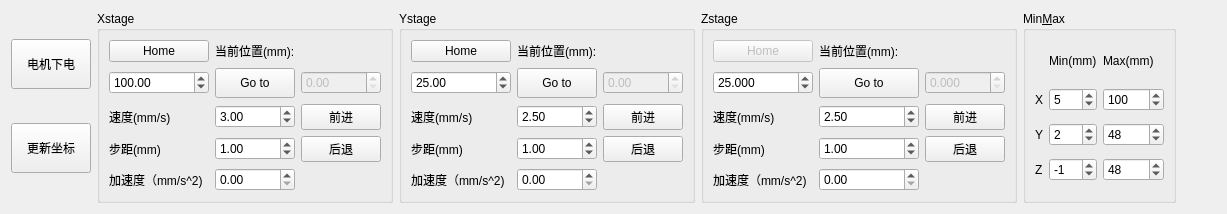
        <widget class="QWidget" name="StageTab">
         <attribute name="title">
          <string>电动滑台</string>
         </attribute>
         <layout class="QHBoxLayout" name="horizontalLayout_7">
          <item>
           <layout class="QVBoxLayout" name="verticalLayout_3">
            <item>
             <widget class="QPushButton" name="StageUninit">
              <property name="minimumSize">
               <size>
                <width>0</width>
                <height>50</height>
               </size>
              </property>
              <property name="text">
               <string>电机下电</string>
              </property>
             </widget>
            </item>
            <item>
             <widget class="QPushButton" name="InitStageButton">
              <property name="minimumSize">
               <size>
                <width>0</width>
                <height>50</height>
               </size>
              </property>
              <property name="maximumSize">
               <size>
                <width>300</width>
                <height>16777215</height>
               </size>
              </property>
              <property name="text">
               <string>更新坐标</string>
              </property>
             </widget>
            </item>
           </layout>
          </item>
          <item>
           <widget class="QGroupBox" name="XstageBox">
            <property name="maximumSize">
             <size>
              <width>16777215</width>
              <height>300</height>
             </size>
            </property>
            <property name="title">
             <string>Xstage</string>
            </property>
            <layout class="QGridLayout" name="gridLayout_7">
             <item row="5" column="1">
              <widget class="QDoubleSpinBox" name="XSpeed">
               <property name="maximum">
                <double>100.000000000000000</double>
               </property>
               <property name="value">
                <double>3.000000000000000</double>
               </property>
              </widget>
             </item>
             <item row="2" column="0">
              <widget class="QDoubleSpinBox" name="XPosition">
               <property name="minimumSize">
                <size>
                 <width>100</width>
                 <height>0</height>
                </size>
               </property>
               <property name="minimum">
                <double>0.000000000000000</double>
               </property>
               <property name="maximum">
                <double>10000.000000000000000</double>
               </property>
               <property name="value">
                <double>100.000000000000000</double>
               </property>
              </widget>
             </item>
             <item row="2" column="2">
              <widget class="QDoubleSpinBox" name="Xcurrent">
               <property name="enabled">
                <bool>false</bool>
               </property>
               <property name="maximum">
                <double>10000.000000000000000</double>
               </property>
              </widget>
             </item>
             <item row="1" column="0">
              <widget class="QPushButton" name="XHome">
               <property name="enabled">
                <bool>true</bool>
               </property>
               <property name="text">
                <string>Home</string>
               </property>
              </widget>
             </item>
             <item row="5" column="0">
              <widget class="QLabel" name="XSpeedlabel">
               <property name="text">
                <string>速度(mm/s)</string>
               </property>
              </widget>
             </item>
             <item row="1" column="1" colspan="2">
              <widget class="QLabel" name="XPositionLabel">
               <property name="maximumSize">
                <size>
                 <width>16777215</width>
                 <height>20</height>
                </size>
               </property>
               <property name="text">
                <string>当前位置(mm):</string>
               </property>
              </widget>
             </item>
             <item row="7" column="0">
              <widget class="QLabel" name="Xstagestepsizelabel">
               <property name="sizePolicy">
                <sizepolicy hsizetype="Preferred" vsizetype="Preferred">
                 <horstretch>0</horstretch>
                 <verstretch>0</verstretch>
                </sizepolicy>
               </property>
               <property name="text">
                <string>步距(mm)</string>
               </property>
              </widget>
             </item>
             <item row="5" column="2">
              <widget class="QPushButton" name="XUP">
               <property name="text">
                <string>前进</string>
               </property>
              </widget>
             </item>
             <item row="2" column="1">
              <widget class="QPushButton" name="Xmove2">
               <property name="minimumSize">
                <size>
                 <width>0</width>
                 <height>30</height>
                </size>
               </property>
               <property name="text">
                <string>Go to</string>
               </property>
              </widget>
             </item>
             <item row="7" column="1">
              <widget class="QDoubleSpinBox" name="Xstagestepsize">
               <property name="maximum">
                <double>1000.000000000000000</double>
               </property>
               <property name="value">
                <double>1.000000000000000</double>
               </property>
              </widget>
             </item>
             <item row="7" column="2">
              <widget class="QPushButton" name="XDOWN">
               <property name="text">
                <string>后退</string>
               </property>
              </widget>
             </item>
             <item row="8" column="0">
              <widget class="QLabel" name="label_4">
               <property name="text">
                <string>加速度（mm/s^2)</string>
               </property>
              </widget>
             </item>
             <item row="8" column="1">
              <widget class="QDoubleSpinBox" name="XAccelerate"/>
             </item>
            </layout>
           </widget>
          </item>
          <item>
           <widget class="QGroupBox" name="YstageBox">
            <property name="maximumSize">
             <size>
              <width>16777215</width>
              <height>300</height>
             </size>
            </property>
            <property name="title">
             <string>Ystage</string>
            </property>
            <layout class="QGridLayout" name="gridLayout_8">
             <item row="4" column="0">
              <widget class="QLabel" name="Ystagestepsizelabel">
               <property name="text">
                <string>步距(mm)</string>
               </property>
              </widget>
             </item>
             <item row="1" column="2">
              <widget class="QPushButton" name="Ymove2">
               <property name="minimumSize">
                <size>
                 <width>0</width>
                 <height>30</height>
                </size>
               </property>
               <property name="text">
                <string>Go to</string>
               </property>
              </widget>
             </item>
             <item row="1" column="3">
              <widget class="QDoubleSpinBox" name="Ycurrent">
               <property name="enabled">
                <bool>false</bool>
               </property>
               <property name="maximum">
                <double>10000.000000000000000</double>
               </property>
              </widget>
             </item>
             <item row="4" column="2">
              <widget class="QDoubleSpinBox" name="Ystagestepsize">
               <property name="maximum">
                <double>1000.000000000000000</double>
               </property>
               <property name="value">
                <double>1.000000000000000</double>
               </property>
              </widget>
             </item>
             <item row="3" column="2">
              <widget class="QDoubleSpinBox" name="YSpeed">
               <property name="minimum">
                <double>0.000000000000000</double>
               </property>
               <property name="maximum">
                <double>100.000000000000000</double>
               </property>
               <property name="value">
                <double>2.500000000000000</double>
               </property>
              </widget>
             </item>
             <item row="1" column="0">
              <widget class="QDoubleSpinBox" name="YPosition">
               <property name="minimumSize">
                <size>
                 <width>100</width>
                 <height>0</height>
                </size>
               </property>
               <property name="minimum">
                <double>0.000000000000000</double>
               </property>
               <property name="maximum">
                <double>10000.000000000000000</double>
               </property>
               <property name="value">
                <double>25.000000000000000</double>
               </property>
              </widget>
             </item>
             <item row="0" column="2" colspan="2">
              <widget class="QLabel" name="YPositionLabel">
               <property name="maximumSize">
                <size>
                 <width>16777215</width>
                 <height>20</height>
                </size>
               </property>
               <property name="text">
                <string>当前位置(mm):</string>
               </property>
              </widget>
             </item>
             <item row="4" column="3">
              <widget class="QPushButton" name="YDOWN">
               <property name="text">
                <string>后退</string>
               </property>
              </widget>
             </item>
             <item row="0" column="0">
              <widget class="QPushButton" name="YHome">
               <property name="enabled">
                <bool>true</bool>
               </property>
               <property name="text">
                <string>Home</string>
               </property>
              </widget>
             </item>
             <item row="3" column="0">
              <widget class="QLabel" name="YSpeedlabel">
               <property name="text">
                <string>速度(mm/s)</string>
               </property>
              </widget>
             </item>
             <item row="3" column="3">
              <widget class="QPushButton" name="YUP">
               <property name="text">
                <string>前进</string>
               </property>
              </widget>
             </item>
             <item row="5" column="0">
              <widget class="QLabel" name="label_25">
               <property name="text">
                <string>加速度（mm/s^2)</string>
               </property>
              </widget>
             </item>
             <item row="5" column="2">
              <widget class="QDoubleSpinBox" name="YAccelerate"/>
             </item>
            </layout>
           </widget>
          </item>
          <item>
           <widget class="QGroupBox" name="ZstageBox">
            <property name="maximumSize">
             <size>
              <width>16777215</width>
              <height>300</height>
             </size>
            </property>
            <property name="title">
             <string>Zstage</string>
            </property>
            <layout class="QGridLayout" name="gridLayout_9">
             <item row="1" column="3">
              <widget class="QDoubleSpinBox" name="Zcurrent">
               <property name="enabled">
                <bool>false</bool>
               </property>
               <property name="decimals">
                <number>3</number>
               </property>
               <property name="maximum">
                <double>1000.000000000000000</double>
               </property>
              </widget>
             </item>
             <item row="3" column="3">
              <widget class="QPushButton" name="ZUP">
               <property name="text">
                <string>前进</string>
               </property>
              </widget>
             </item>
             <item row="0" column="0">
              <widget class="QPushButton" name="ZHome">
               <property name="enabled">
                <bool>false</bool>
               </property>
               <property name="text">
                <string>Home</string>
               </property>
              </widget>
             </item>
             <item row="3" column="0">
              <widget class="QLabel" name="ZSpeedlabel">
               <property name="text">
                <string>速度(mm/s)</string>
               </property>
              </widget>
             </item>
             <item row="1" column="0">
              <widget class="QDoubleSpinBox" name="ZPosition">
               <property name="minimumSize">
                <size>
                 <width>100</width>
                 <height>0</height>
                </size>
               </property>
               <property name="decimals">
                <number>3</number>
               </property>
               <property name="minimum">
                <double>0.000000000000000</double>
               </property>
               <property name="maximum">
                <double>1000.000000000000000</double>
               </property>
               <property name="value">
                <double>25.000000000000000</double>
               </property>
              </widget>
             </item>
             <item row="4" column="3">
              <widget class="QPushButton" name="ZDOWN">
               <property name="text">
                <string>后退</string>
               </property>
              </widget>
             </item>
             <item row="4" column="2">
              <widget class="QDoubleSpinBox" name="Zstagestepsize">
               <property name="minimumSize">
                <size>
                 <width>100</width>
                 <height>0</height>
                </size>
               </property>
               <property name="decimals">
                <number>2</number>
               </property>
               <property name="maximum">
                <double>100.000000000000000</double>
               </property>
               <property name="value">
                <double>1.000000000000000</double>
               </property>
              </widget>
             </item>
             <item row="0" column="2" colspan="2">
              <widget class="QLabel" name="ZPositionLabel">
               <property name="maximumSize">
                <size>
                 <width>16777215</width>
                 <height>20</height>
                </size>
               </property>
               <property name="text">
                <string>当前位置(mm):</string>
               </property>
              </widget>
             </item>
             <item row="3" column="2">
              <widget class="QDoubleSpinBox" name="ZSpeed">
               <property name="minimum">
                <double>0.000000000000000</double>
               </property>
               <property name="maximum">
                <double>100.000000000000000</double>
               </property>
               <property name="value">
                <double>2.500000000000000</double>
               </property>
              </widget>
             </item>
             <item row="1" column="2">
              <widget class="QPushButton" name="Zmove2">
               <property name="minimumSize">
                <size>
                 <width>0</width>
                 <height>30</height>
                </size>
               </property>
               <property name="text">
                <string>Go to</string>
               </property>
              </widget>
             </item>
             <item row="4" column="0">
              <widget class="QLabel" name="Zstagestepsizelabel">
               <property name="text">
                <string>步距(mm)</string>
               </property>
              </widget>
             </item>
             <item row="5" column="0">
              <widget class="QLabel" name="label_26">
               <property name="text">
                <string>加速度（mm/s^2)</string>
               </property>
              </widget>
             </item>
             <item row="5" column="2">
              <widget class="QDoubleSpinBox" name="ZAccelerate"/>
             </item>
            </layout>
           </widget>
          </item>
          <item>
           <widget class="QGroupBox" name="groupBox_2">
            <property name="title">
             <string>Min&amp;Max</string>
            </property>
            <layout class="QGridLayout" name="gridLayout_2">
             <item row="3" column="2">
              <widget class="QSpinBox" name="Zmax">
               <property name="maximum">
                <number>1000</number>
               </property>
               <property name="value">
                <number>48</number>
               </property>
              </widget>
             </item>
             <item row="1" column="2">
              <widget class="QSpinBox" name="Xmax">
               <property name="maximum">
                <number>10000</number>
               </property>
               <property name="value">
                <number>100</number>
               </property>
              </widget>
             </item>
             <item row="0" column="1">
              <widget class="QLabel" name="label_16">
               <property name="maximumSize">
                <size>
                 <width>16777215</width>
                 <height>30</height>
                </size>
               </property>
               <property name="text">
                <string>Min(mm)</string>
               </property>
              </widget>
             </item>
             <item row="1" column="1">
              <widget class="QSpinBox" name="Xmin">
               <property name="maximum">
                <number>150</number>
               </property>
               <property name="value">
                <number>5</number>
               </property>
              </widget>
             </item>
             <item row="3" column="1">
              <widget class="QSpinBox" name="Zmin">
               <property name="minimum">
                <number>-2</number>
               </property>
               <property name="value">
                <number>-1</number>
               </property>
              </widget>
             </item>
             <item row="2" column="1">
              <widget class="QSpinBox" name="Ymin">
               <property name="value">
                <number>2</number>
               </property>
              </widget>
             </item>
             <item row="2" column="2">
              <widget class="QSpinBox" name="Ymax">
               <property name="maximum">
                <number>10000</number>
               </property>
               <property name="value">
                <number>48</number>
               </property>
              </widget>
             </item>
             <item row="0" column="2">
              <widget class="QLabel" name="label_17">
               <property name="maximumSize">
                <size>
                 <width>16777215</width>
                 <height>30</height>
                </size>
               </property>
               <property name="text">
                <string>Max(mm)</string>
               </property>
              </widget>
             </item>
             <item row="3" column="0">
              <widget class="QLabel" name="label_15">
               <property name="text">
                <string>Z</string>
               </property>
              </widget>
             </item>
             <item row="2" column="0">
              <widget class="QLabel" name="label_14">
               <property name="text">
                <string>Y</string>
               </property>
              </widget>
             </item>
             <item row="1" column="0">
              <widget class="QLabel" name="label_33">
               <property name="text">
                <string>X</string>
               </property>
              </widget>
             </item>
            </layout>
           </widget>
          </item>
          <item>
           <spacer name="horizontalSpacer">
            <property name="orientation">
             <enum>Qt::Horizontal</enum>
            </property>
            <property name="sizeHint" stdset="0">
             <size>
              <width>40</width>
              <height>20</height>
             </size>
            </property>
           </spacer>
          </item>
         </layout>
        </widget>
